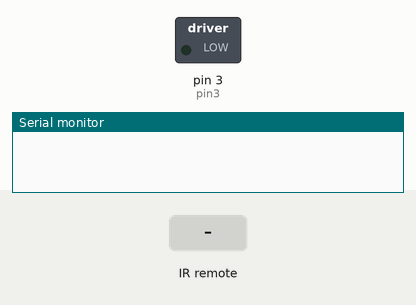
Simulated run of this sketch. Board: Arduino Uno, built with avr-gcc and run on an emulated ATmega328P. On the bench: switched loads named in the sketch (green lamp = pin HIGH), the last lines printed to the serial monitor. The test bench sets the inputs (shaded band).

Above: at 1.2 s.
1.3 s: infrared code 0xFD20DF received
At 1.5 s:
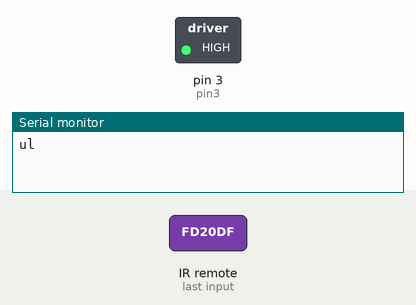
3.1 s: infrared code 0xFD609F received
4.7 s: infrared code 0xFD10EF received
Timing chart, 0 to 7.7 s (numbered marks = the images above; inputs shaded):
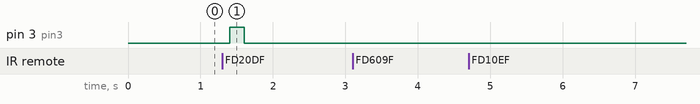

The sketch:

half_of_car.ino
```cpp
#include <IRremote.h>
int pin3 = 3;
const int RECV_PIN = 7;
decode_results results;
IRrecv irrecv(RECV_PIN);

int motor;

void setup() {
 Serial.begin(9600);
 irrecv.enableIRIn();
 pinMode(pin3, OUTPUT);
// digitalWrite(pin3, HIGH);
// delay(2000);
 digitalWrite(pin3, LOW);
 motor = LOW;
}

void loop() {
   if (irrecv.decode(&results)){
     if (results.value == 0xFFFFFFFF) {
     } else
        motor = LOW;
        switch(results.value){
          case 0xFD20DF:
          Serial.println("ul");
          motor = HIGH;
          break;
          case 0xFD609F:
          Serial.println("uR");
          break;
          case 0xFD10EF:
          Serial.println("dL");
          break;
          case 0xFD50AF:
          Serial.println("dR");
          break;
        }
        irrecv.resume();
   } else {
     motor = LOW;
   }
   digitalWrite(pin3, motor);
   delay(200);
}
```

Measured:
- after the input at 1.3 s, pin 3 (pin3): LOW → HIGH after 0.10 s, → LOW 0.20 s later
